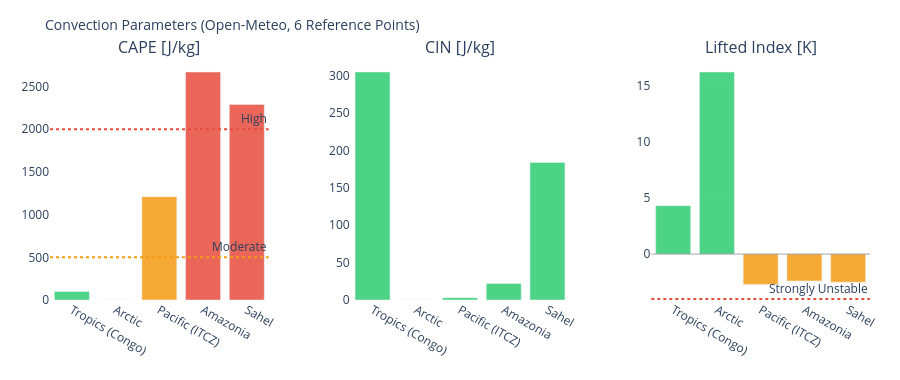

Notebook code for this chart:
### Markdown cell above
---
## 3. Visualizations

### Code cell
# ============================================================
# CAPE / CIN / LIFTED INDEX – Convection potential
# ============================================================

if not df_atm.empty:
    fig = make_subplots(
        rows=1, cols=3,
        subplot_titles=['CAPE [J/kg]', 'CIN [J/kg]', 'Lifted Index [K]'],
        horizontal_spacing=0.1
    )
    pts = df_atm['point'].tolist()
    pt_colors = ['#E85D24','#185FA5','#888780','#378ADD','#639922','#F2A623']

    # CAPE – höher = mehr Gewitterpotential
    cape_vals = df_atm['cape'].fillna(0).tolist()
    cape_colors = ['#e74c3c' if v > 2000 else '#f39c12' if v > 500 else '#2ecc71'
                   for v in cape_vals]
    fig.add_trace(go.Bar(x=pts, y=cape_vals, marker_color=cape_colors,
                         opacity=0.85, showlegend=False), row=1, col=1)
    fig.add_hline(y=2000, line_dash='dot', line_color='#e74c3c',
                  annotation_text='High', row=1, col=1)
    fig.add_hline(y=500,  line_dash='dot', line_color='#f39c12',
                  annotation_text='Moderate', row=1, col=1)

    # CIN – negativer = stärker gedeckelt (weniger Auslöse)
    cin_vals = df_atm['cin'].fillna(0).tolist()
    cin_colors = ['#e74c3c' if v < -200 else '#f39c12' if v < -50 else '#2ecc71'
                  for v in cin_vals]
    fig.add_trace(go.Bar(x=pts, y=cin_vals, marker_color=cin_colors,
                         opacity=0.85, showlegend=False), row=1, col=2)

    # Lifted Index – negativ = instabil
    li_vals = df_atm['li'].fillna(0).tolist()
    li_colors = ['#e74c3c' if v < -4 else '#f39c12' if v < 0 else '#2ecc71'
                 for v in li_vals]
    fig.add_trace(go.Bar(x=pts, y=li_vals, marker_color=li_colors,
                         opacity=0.85, showlegend=False), row=1, col=3)
    fig.add_hline(y=0, line_color='gray', line_width=0.7, row=1, col=3)
    fig.add_hline(y=-4, line_dash='dot', line_color='#e74c3c',
                  annotation_text='Strongly Unstable', row=1, col=3)

    fig.update_layout(
        title=dict(text='Convection Parameters (Open-Meteo, 6 Reference Points)', font=dict(size=14)),
        height=380, plot_bgcolor='rgba(0,0,0,0)', paper_bgcolor='rgba(0,0,0,0)',
        margin=dict(l=50, r=30, t=60, b=80)
    )
    fig.update_xaxes(tickangle=30)
    fig.show()

### Figure 1 — Plotly figure (JSON) as saved in the notebook; plotly's stock layout.template omitted (floating-point values rounded to 4 significant figures)
{"data": [{"marker": {"color": ["#2ecc71", "#2ecc71", "#f39c12", "#e74c3c", "#e74c3c"]}, "opacity": 0.85, "showlegend": false, "type": "bar", "x": ["Tropics (Congo)", "Arctic", "Pacific (ITCZ)", "Amazonia", "Sahel"], "xaxis": "x", "y": [100.0, 0.0, 1210.0, 2670.0, 2290.0], "yaxis": "y"}, {"marker": {"color": ["#2ecc71", "#2ecc71", "#2ecc71", "#2ecc71", "#2ecc71"]}, "opacity": 0.85, "showlegend": false, "type": "bar", "x": ["Tropics (Congo)", "Arctic", "Pacific (ITCZ)", "Amazonia", "Sahel"], "xaxis": "x2", "y": [305.0, 0.0, 3.0, 22.0, 184.0], "yaxis": "y2"}, {"marker": {"color": ["#2ecc71", "#2ecc71", "#f39c12", "#f39c12", "#f39c12"]}, "opacity": 0.85, "showlegend": false, "type": "bar", "x": ["Tropics (Congo)", "Arctic", "Pacific (ITCZ)", "Amazonia", "Sahel"], "xaxis": "x3", "y": [4.3, 16.2, -2.7, -2.4, -2.5], "yaxis": "y3"}], "layout": {"annotations": [{"font": {"size": 16}, "showarrow": false, "text": "CAPE [J/kg]", "x": 0.1333, "xanchor": "center", "xref": "paper", "y": 1.0, "yanchor": "bottom", "yref": "paper"}, {"font": {"size": 16}, "showarrow": false, "text": "CIN [J/kg]", "x": 0.5, "xanchor": "center", "xref": "paper", "y": 1.0, "yanchor": "bottom", "yref": "paper"}, {"font": {"size": 16}, "showarrow": false, "text": "Lifted Index [K]", "x": 0.8667, "xanchor": "center", "xref": "paper", "y": 1.0, "yanchor": "bottom", "yref": "paper"}, {"showarrow": false, "text": "High", "x": 1, "xanchor": "right", "xref": "x domain", "y": 2000, "yanchor": "bottom", "yref": "y"}, {"showarrow": false, "text": "Moderate", "x": 1, "xanchor": "right", "xref": "x domain", "y": 500, "yanchor": "bottom", "yref": "y"}, {"showarrow": false, "text": "Strongly Unstable", "x": 1, "xanchor": "right", "xref": "x3 domain", "y": -4, "yanchor": "bottom", "yref": "y3"}], "height": 380, "margin": {"b": 80, "l": 50, "r": 30, "t": 60}, "paper_bgcolor": "rgba(0,0,0,0)", "plot_bgcolor": "rgba(0,0,0,0)", "shapes": [{"line": {"color": "#e74c3c", "dash": "dot"}, "type": "line", "x0": 0, "x1": 1, "xref": "x domain", "y0": 2000, "y1": 2000, "yref": "y"}, {"line": {"color": "#f39c12", "dash": "dot"}, "type": "line", "x0": 0, "x1": 1, "xref": "x domain", "y0": 500, "y1": 500, "yref": "y"}, {"line": {"color": "gray", "width": 0.7}, "type": "line", "x0": 0, "x1": 1, "xref": "x3 domain", "y0": 0, "y1": 0, "yref": "y3"}, {"line": {"color": "#e74c3c", "dash": "dot"}, "type": "line", "x0": 0, "x1": 1, "xref": "x3 domain", "y0": -4, "y1": -4, "yref": "y3"}], "title": {"font": {"size": 14}, "text": "Convection Parameters (Open-Meteo, 6 Reference Points)"}, "xaxis": {"anchor": "y", "domain": [0.0, 0.2667], "tickangle": 30}, "xaxis2": {"anchor": "y2", "domain": [0.3667, 0.6333], "tickangle": 30}, "xaxis3": {"anchor": "y3", "domain": [0.7333, 1.0], "tickangle": 30}, "yaxis": {"anchor": "x", "domain": [0.0, 1.0]}, "yaxis2": {"anchor": "x2", "domain": [0.0, 1.0]}, "yaxis3": {"anchor": "x3", "domain": [0.0, 1.0]}}}
